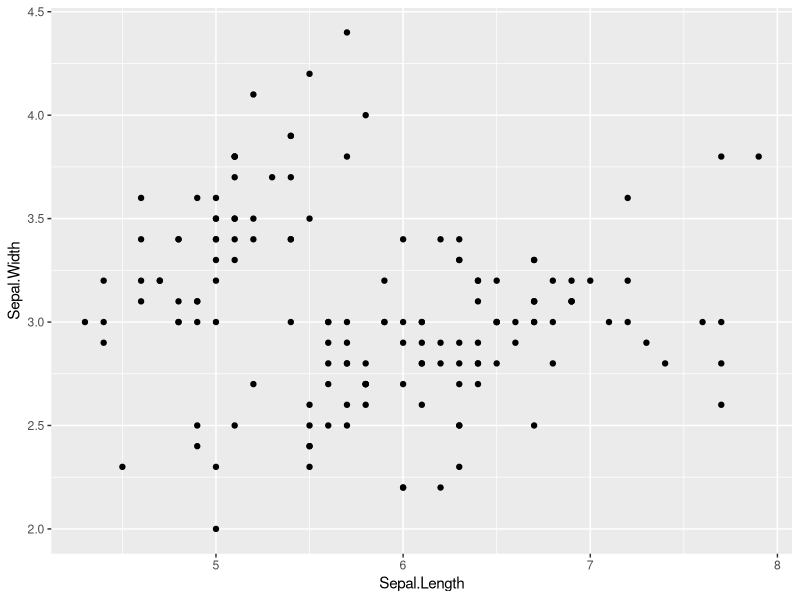
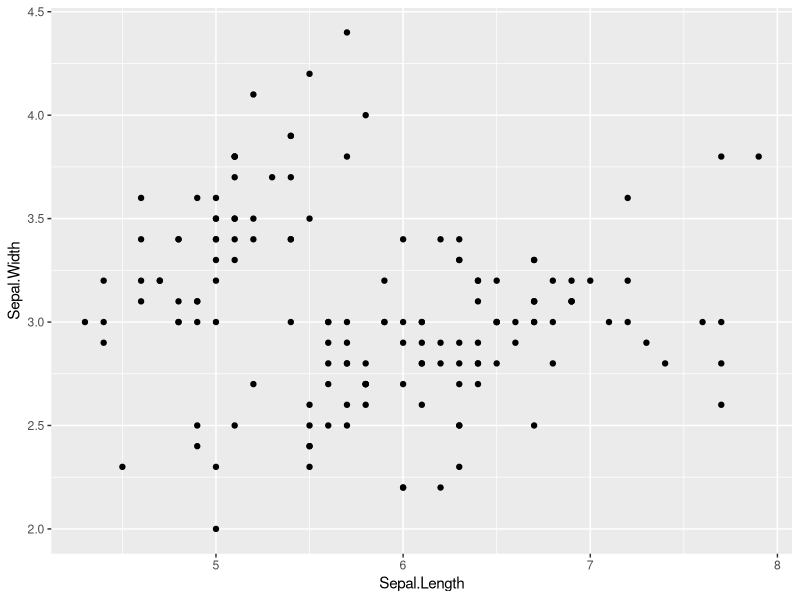
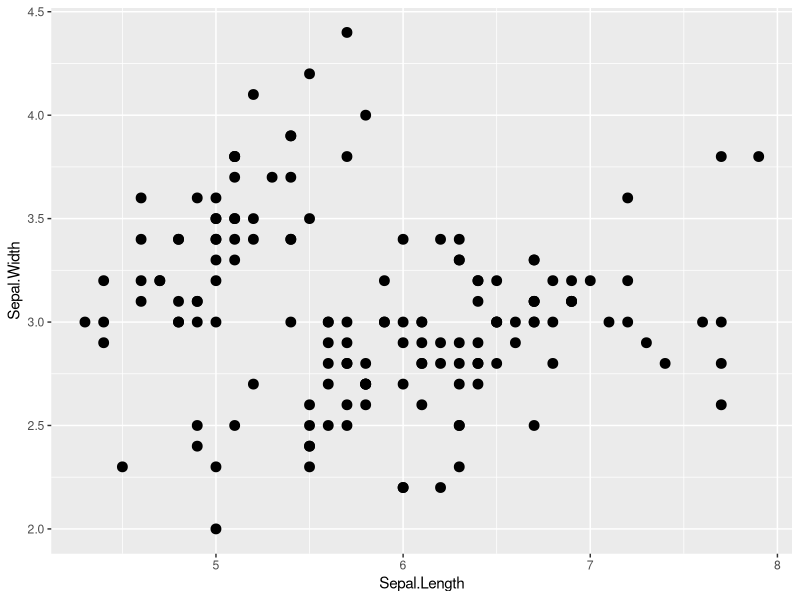
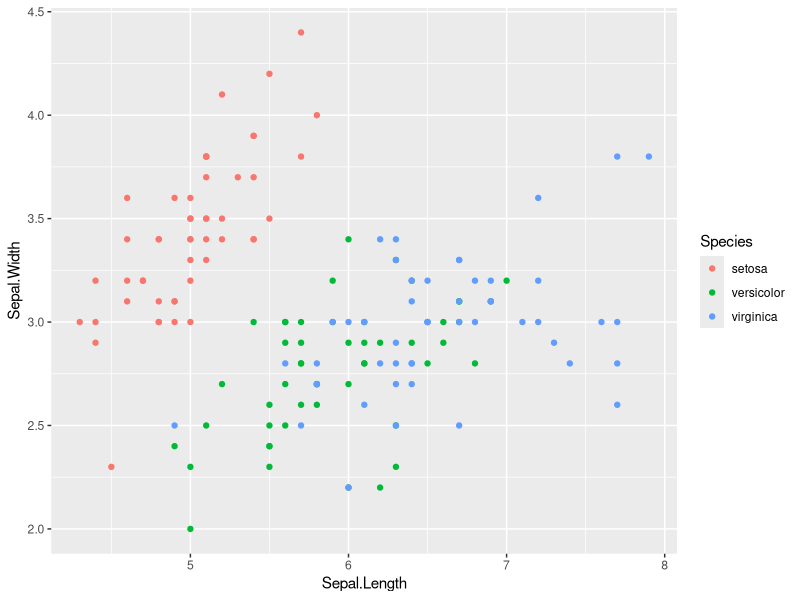
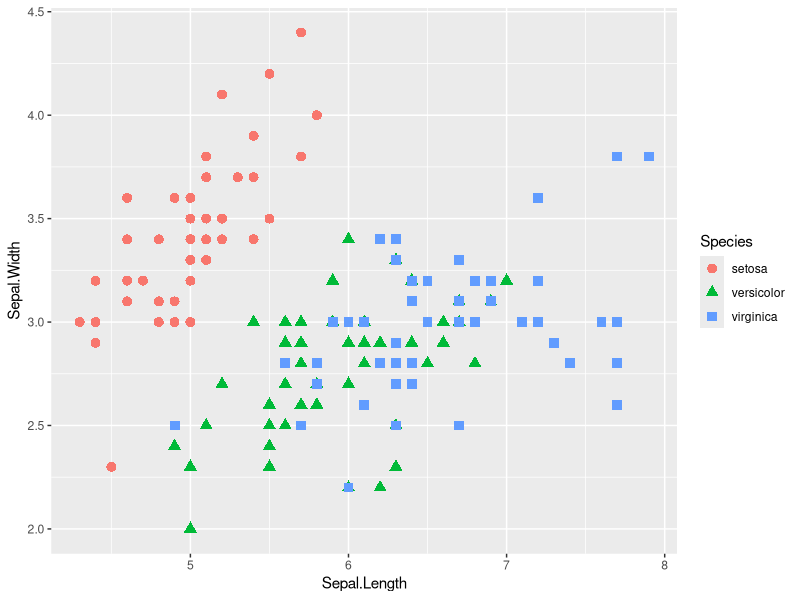

Here is the R script that generated these plots, in order:
## ---- chunk 1
knitr::opts_chunk$set(
  echo = TRUE,
  dev = 'pdf',
  fig.width = 4,
  fig.height = 2,
  dev.args = list(pointsize = 10),
  tidy = TRUE,
  tidy.opts = list(width = 40)
)
## ---- chunk 2
head(iris)
## ---- chunk 3
library(ggplot2)
ggplot(data = iris, mapping = aes(x = Sepal.Length, y = Sepal.Width)) +
  geom_point()
## ---- chunk 4

## ---- chunk 5
ggplot(data = iris, mapping = aes( x= Sepal.Length, y = Sepal.Width)) +
 geom_point()
## ---- chunk 6
ggplot(data = iris, mapping = aes( x= Sepal.Length, y = Sepal.Width)) +
 geom_point(size = 3)
## ---- chunk 7
ggplot(data = iris, mapping = aes( x= Sepal.Length, y = Sepal.Width, colour = Species)) +
 geom_point()
## ---- chunk 8
ggplot(data = iris, mapping = aes( x= Sepal.Length, y = Sepal.Width, colour = Species)) +
 geom_point(aes(shape = Species), size = 3)
